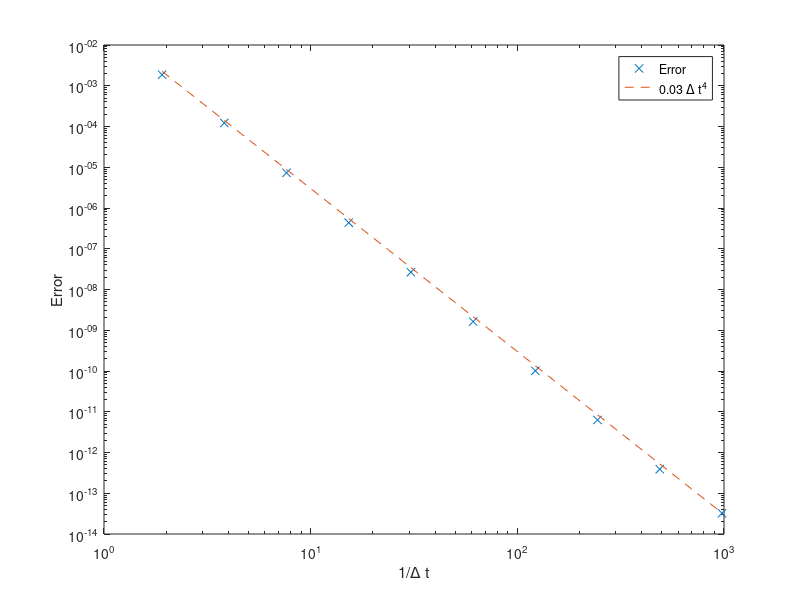

Reproduce this figure in MATLAB.
% clean all the variables
clear
close all

% the number of intervals
n = [2,4,8,16,32,64,128,256,512,1024];
% the list of Delta t we want to explore
Deltat = 1 ./n * pi / 3;

% for each precision
for j = 1:numel(n)
    
    % clean the variables
    
    % set up the initial condition
    y0 = 0;
    t0 = 0;
    
    y(1) = y0;
    t(1) = t0;
    
    % the time step
    dt = Deltat(j);
    
    % RK4, total n(j) steps to reach t=pi/2
    for i = 1:n(j)
        % the time for each time step
        t(i+1) = t(i) + dt;
        
        % compute all the mid steps
        k1 = sqrt(1-y(i)^2) * dt;
        k2 = sqrt(1-(y(i)+k1/2)^2) * dt;
        k3 = sqrt(1-(y(i)+k2/2)^2) * dt;
        k4 = sqrt(1-(y(i)+k3)^2) * dt;
        
        % sum up
        y(i+1) = y(i) + 1/6*(k1+2*k2+2*k3+k4);
    end
    
    % compute the maximum absolute error between the numerical solution and the
    % exact solution
    error(j) = max(abs(y-sin(t)));
end

% make a plot

figure;
loglog(1./Deltat, error, 'x');
xlabel('1/\Delta t');
ylabel('Error');

% make the asymtotic line
hold on
asym = 0.03 * Deltat.^4;
loglog(1./Deltat, asym,'--');

legend('Error','0.03 \Delta t^4');

    
    
